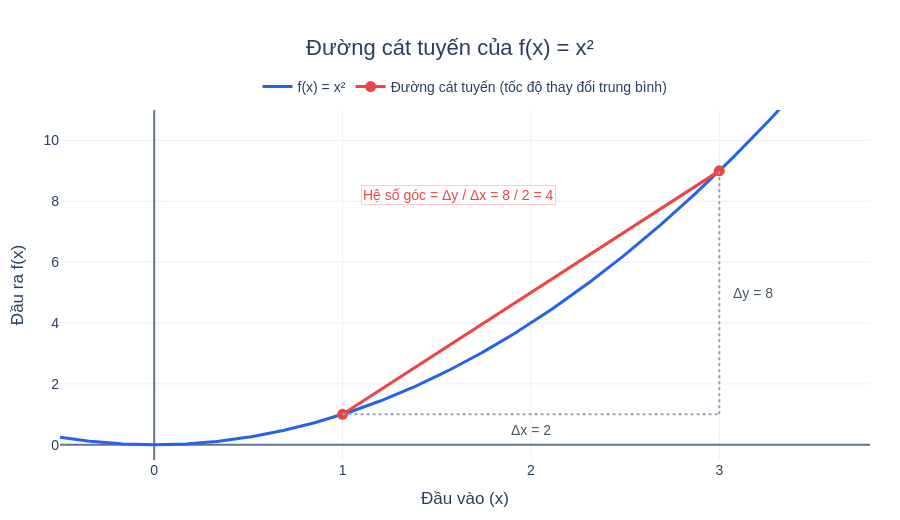

The notebook cell saved with this chart:
### Markdown cell above
# Thêm chú thích cho biểu đồ đường cát tuyến

### Code cell
secant_caption = r"""
Đường màu đỏ nối hai điểm \((1,1)\) và \((3,9)\) trên đồ thị của
\(f(x)=x^2\). Đường thẳng đi qua hai điểm của một đồ thị được gọi là
<strong>đường cát tuyến (secant line)</strong>.

<br><br>

<strong>Hệ số góc</strong> của nó biểu diễn
<strong>tốc độ thay đổi trung bình</strong> giữa \(x=1\) và \(x=3\):

\[
\frac{f(3)-f(1)}{3-1}=\frac{9-1}{2}=4
\]

Nghĩa là: trung bình, trong khoảng từ \(x=1\) đến \(x=3\), mỗi khi
\(x\) tăng 1 đơn vị thì \(f(x)\) tăng 4 đơn vị.

<br>

<strong>Ý tưởng chính:</strong>

Với hàm bậc hai, tốc độ thay đổi trung bình <em>phụ thuộc vào khoảng
được chọn</em>. Chẳng hạn, giữa \(x=0\) và \(x=1\) nó chỉ bằng 1,
còn giữa \(x=1\) và \(x=3\) nó bằng 4. Đường cát tuyến chỉ cho biết
mức thay đổi <em>trung bình</em>, không phải tốc độ thay đổi tại một điểm.
"""


add_caption(
    fig=fig_secant,

    caption=secant_caption,

    title="Tìm hiểu đường cát tuyến và tốc độ thay đổi trung bình",

    html_name="secant_line_function.html"
)

### Figure 1 — Plotly figure (JSON) as saved in the notebook; plotly's stock layout.template omitted (floating-point values rounded to 4 significant figures; data arrays with more than 128 entries replaced by an {"elided": "..."} marker saying what was removed)
{"data": [{"hovertemplate": "x = %{x:.2f}<br>f(x) = %{y:.2f}<extra></extra>", "line": {"color": "#2563eb", "width": 3}, "mode": "lines", "name": "f(x) = x²", "type": "scatter", "x": {"elided": "300 float values"}, "y": {"elided": "300 float values"}}, {"hovertemplate": "Điểm (%{x:.0f}, %{y:.0f})<extra></extra>", "line": {"color": "#ef4444", "width": 3}, "marker": {"color": "#ef4444", "size": 11}, "mode": "lines+markers", "name": "Đường cát tuyến (tốc độ thay đổi trung bình)", "type": "scatter", "x": [1.0, 3.0], "y": [1.0, 9.0]}], "layout": {"annotations": [{"font": {"color": "#475569"}, "showarrow": false, "text": "Δx = 2", "x": 2, "y": 1, "yshift": -16}, {"font": {"color": "#475569"}, "showarrow": false, "text": "Δy = 8", "x": 3, "xshift": 34, "y": 5}, {"bgcolor": "white", "bordercolor": "#fecaca", "borderwidth": 1, "font": {"color": "#ef4444"}, "showarrow": false, "text": "Hệ số góc = Δy / Δx = 8 / 2 = 4", "x": 1.1, "xanchor": "left", "y": 8.2}], "autosize": true, "font": {"family": "Arial, sans-serif", "size": 14}, "height": 520, "hovermode": "closest", "legend": {"orientation": "h", "x": 0.5, "xanchor": "center", "y": 1.02, "yanchor": "bottom"}, "margin": {"b": 60, "l": 60, "r": 30, "t": 110}, "shapes": [{"line": {"color": "#94a3b8", "dash": "dot", "width": 2}, "type": "line", "x0": 1, "x1": 3, "y0": 1, "y1": 1}, {"line": {"color": "#94a3b8", "dash": "dot", "width": 2}, "type": "line", "x0": 3, "x1": 3, "y0": 1, "y1": 9}], "title": {"font": {"size": 22}, "text": "Đường cát tuyến của f(x) = x²", "x": 0.5, "xanchor": "center"}, "xaxis": {"dtick": 1, "range": [-0.5, 3.8], "showgrid": true, "title": {"text": "Đầu vào (x)"}, "zeroline": true, "zerolinecolor": "#64748b", "zerolinewidth": 2}, "yaxis": {"dtick": 2, "range": [-0.5, 11], "showgrid": true, "title": {"text": "Đầu ra f(x)"}, "zeroline": true, "zerolinecolor": "#64748b", "zerolinewidth": 2}}}
